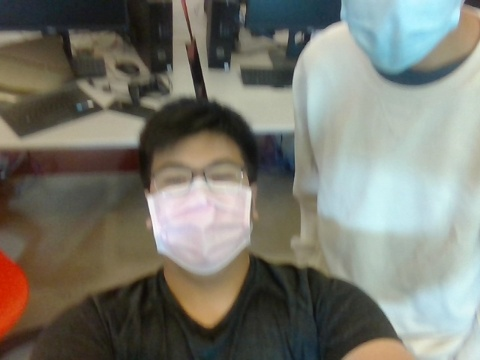
#> input picture photomosaic/bottom1.jpg, 480 x 360 px, given in place of the camera
$ python linedetectiontest1.py
#> lines starting #> are read from the running program, lines starting #| are printed output that depends on the picture; after the words box and inside, x2 and y2 are one past the last pixel; in counts of white or black regions, pixels touching at a corner belong together
import cv2

videoCaptureObject = cv2.VideoCapture(0)
#ret, frame = videoCaptureObject.read()
videoImage = "/Users/valeriefan/Desktop/MATE-ROV-IP/Autonomous/videoImg.jpg"
#image = cv2.imread(videoImage)

result = True
while result:
    ret, frame = videoCaptureObject.read()
#> frame is the input picture: shape (360, 480, 3); mean B, G, R 111.9, 121.6, 121.1
    cv2.imshow("Capturing Video", frame)
    if cv2.waitKey(1) == ord('q'):
#> (key q is pressed here)
        cv2.imwrite(videoImage, frame)
        result = False
#image = videoImg
image = cv2.imread(videoImage)
result = image.copy()
#cv2.imshow("Image", image)
#cv2.waitKey()
image = cv2.cvtColor(image, cv2.COLOR_BGR2HLS)
#> image: shape (360, 480, 3); mean of channels 0, 1, 2 49.7, 117.3, 49.4

#mask everything but the red
#([17, 15, 100], [50, 56, 200])

mask = cv2.inRange(image, (17, 15, 100), (50, 56, 200))
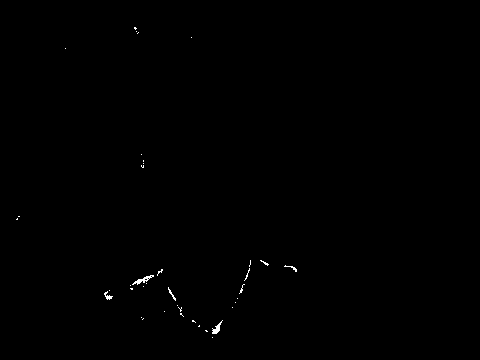
#> mask: shape (360, 480); 0.21% white in thin lines or dots, all inside (x1, y1, x2, y2) = (16, 27, 297, 338)
output = cv2.bitwise_and(image, image, mask = mask)
#> output: shape (360, 480, 3); mean of channels 0, 1, 2 0, 0.1, 0.2
# [4 lines of commented-out code are left out]
blur = cv2.GaussianBlur(mask, (5,5), cv2.BORDER_DEFAULT)
#cv2.imshow("mask", mask)
#cv2.waitKey()

#find edges
edges = cv2.Canny(blur, 50, 150)
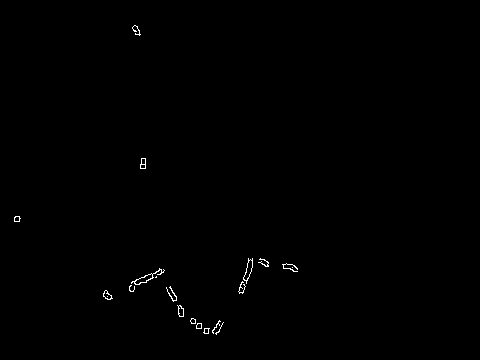
#> edges: shape (360, 480); 0.33% white in thin lines or dots, all inside (x1, y1, x2, y2) = (14, 25, 298, 335)

cv2.imshow("Edges", edges)
cv2.waitKey(0)
